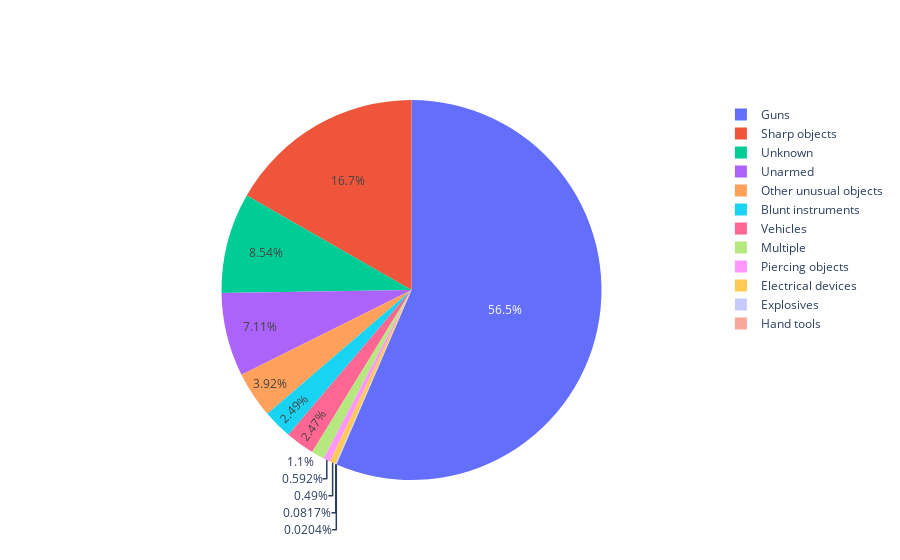

Notebook code for this chart:
### Code cell
apps_in_category = shootings['Категория оружия'].value_counts().sort_values(ascending=True)

data = [go.Pie(labels = apps_in_category.index, values = apps_in_category.values, hoverinfo = 'label+value')]

#Plotly — библиотека для визуализации данных (позволяет строить интерактивные визуализации)
# Похожие на plotly - это bokeh и pygal 
plotly.offline.iplot(data, filename='active_category')

### Figure 1 — Plotly figure (JSON) as saved in the notebook; plotly's stock layout.template omitted (floating-point values rounded to 4 significant figures)
{"data": [{"hoverinfo": "label+value", "labels": ["Hand tools", "Explosives", "Electrical devices", "Piercing objects", "Multiple", "Vehicles", "Blunt instruments", "Other unusual objects", "Unarmed", "Unknown", "Sharp objects", "Guns"], "type": "pie", "values": [1, 4, 24, 29, 54, 121, 122, 192, 348, 418, 818, 2764]}], "layout": {"autosize": true}}
